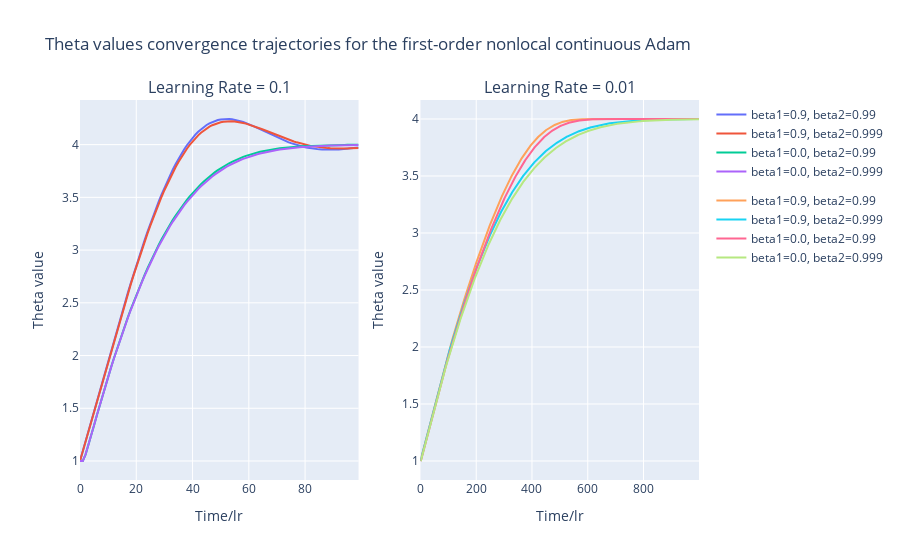
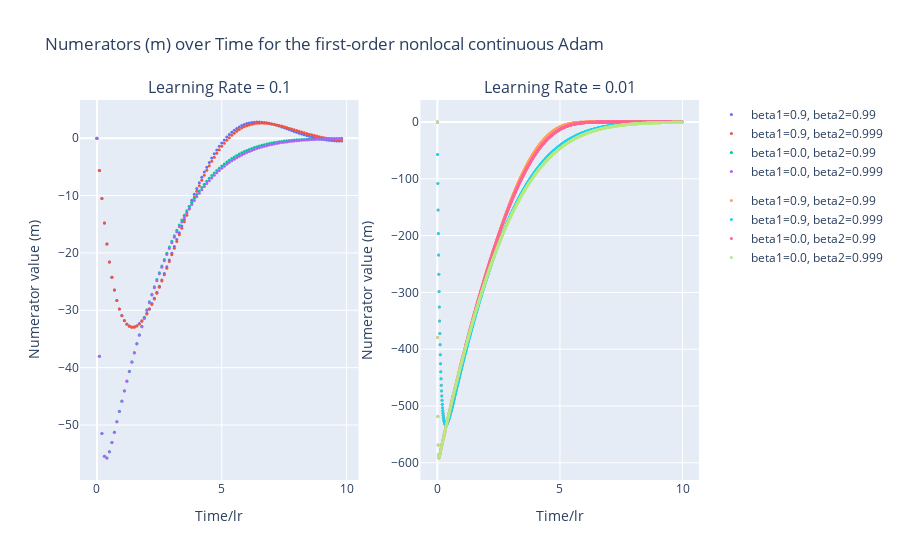
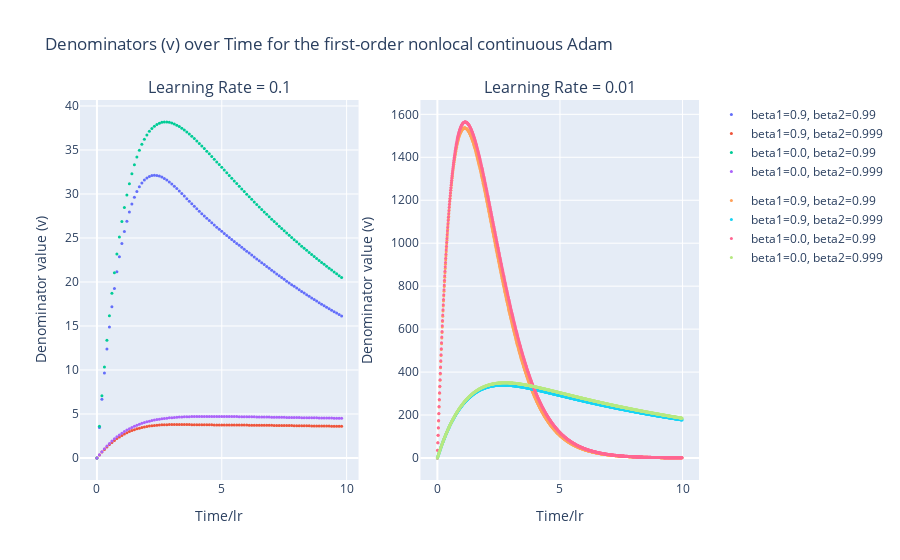

Here is the notebook cell these charts were saved with, in order:
### Code cell
import plotly.graph_objects as go
from plotly.subplots import make_subplots
import numpy as np

fig_theta = make_subplots(rows=1, cols=n_learning_rates, subplot_titles=[f'Learning Rate = {lr}' for lr in param_grid['lr']])
fig_m = make_subplots(rows=1, cols=n_learning_rates, subplot_titles=[f'Learning Rate = {lr}' for lr in param_grid['lr']])
fig_v = make_subplots(rows=1, cols=n_learning_rates, subplot_titles=[f'Learning Rate = {lr}' for lr in param_grid['lr']])

fig_theta.update_layout(title_text='Theta values convergence trajectories for the first-order nonlocal continuous Adam')
fig_m.update_layout(title_text='Numerators (m) over Time for the first-order nonlocal continuous Adam')
fig_v.update_layout(title_text='Denominators (v) over Time for the first-order nonlocal continuous Adam')

for i, lr in enumerate(param_grid['lr']):

    filtered_params = [p for p in param_list if p['lr'] == lr]

    for params in filtered_params:
        print(f'\nNonlocal Continuous Adam Configuration: {params}')

        solver = NonlocalSolverMomentum(f=f, dL=dL, t_span=t, y0=np.array([1.0]), alpha=params['lr'],
                                        betas=[params['beta1'], params['beta2']])
        t_values, y_values = solver.solve()
        
        label = f"beta1={params['beta1']}, beta2={params['beta2']}"

        # Agregar datos a la figura de theta
        fig_theta.add_trace(go.Scatter(
            x=t_values/params['lr'],
            y=y_values,
            mode='lines',
            name=label,
            legendgroup=f'LR={lr}',
        ), row=1, col=i+1)
        
        # Obtener los valores de numerators y denominators
        numerators = solver.m
        denominators = solver.v

        # Agregar datos a la figura de numerators
        fig_m.add_trace(go.Scatter(
            x=[item[0] for item in numerators],
            y=[item[1]/params['lr'] for item in numerators],
            mode='markers',
            marker=dict(size=3),
            name=label,
            legendgroup=f'LR={lr}',
        ), row=1, col=i+1)
        
        # Agregar datos a la figura de denominators
        fig_v.add_trace(go.Scatter(
            x=[item[0] for item in denominators],
            y=[item[1]/params['lr'] for item in denominators],
            mode='markers',
            marker=dict(size=3),
            name=label,
            legendgroup=f'LR={lr}',
        ), row=1, col=i+1)

# Actualización de los ejes
fig_theta.update_xaxes(title_text="Time/lr")
fig_theta.update_yaxes(title_text="Theta value")

fig_m.update_xaxes(title_text="Time/lr")
fig_m.update_yaxes(title_text="Numerator value (m)")

fig_v.update_xaxes(title_text="Time/lr")
fig_v.update_yaxes(title_text="Denominator value (v)")

# Mostrar las figuras
fig_theta.show()
fig_m.show()
fig_v.show()
